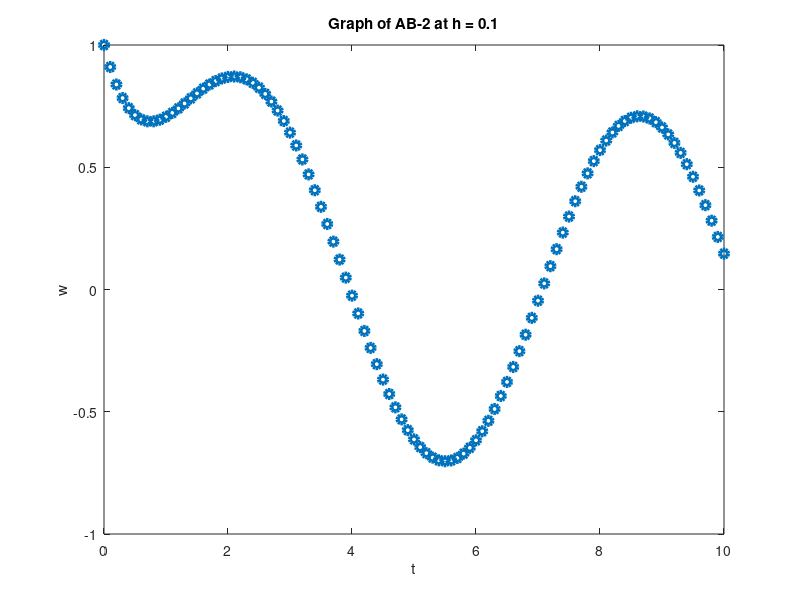

Recreate this plot in MATLAB.
% AB-2 Method

% Input
a = 0; b = 10; h = 0.1; alpha = 1;
f = @(t, y) sin(t) - y;

% Step 1
N = (b-a)/h;
t = zeros(N+1, 1);
w = zeros(N+1, 1);
t(1) = a; w(1) = alpha;
fprintf('t \t\t\t w\n')
fprintf('%f \t %f\n', t(1), w(1))

% Step 2
t(2) = t(1) + h;
w(2) = 0.9099979169;
fprintf('%f \t %f \n', t(2), w(2))

% Step 3
for i = 2:N
    w(i+1) = w(i) + (3*h*f(t(i), w(i)))/2 - (h*f(t(i-1), w(i-1)))/2;
    t(i+1) = a + i*h;
    fprintf('%f \t %f \n', t(i+1), w(i+1))
end

% Plot
plot(t, w, 'o', 'LineWidth', 3)
xlabel('t')
ylabel('w')
title('Graph of AB-2 at h = 0.1')
